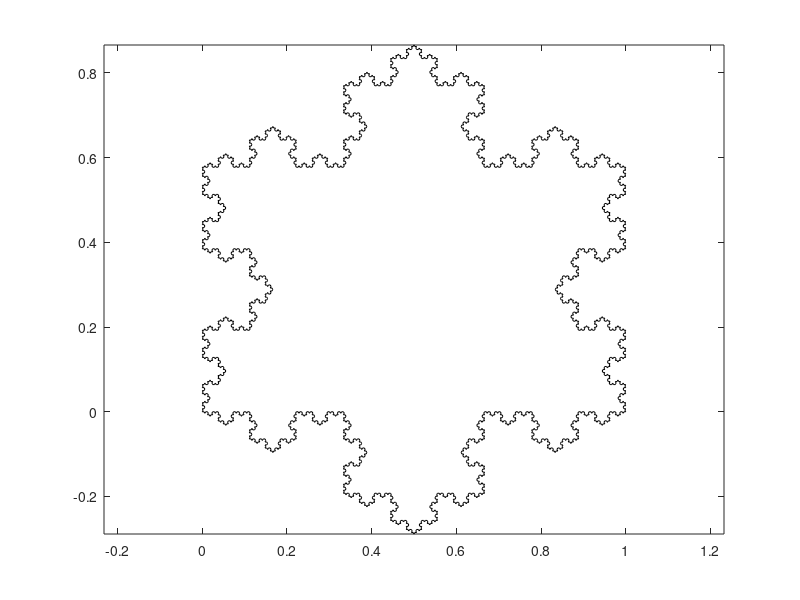

This chart was generated by the following MATLAB code:
xn=[1 (1+sqrt(3)*1i)/2 0 1];
n=5;
for n=1:n
    xp=xn;
    l=length(xn)-1;
    for k=0:l-1
        dx=(xp(k+2)-xp(k+1))/3;
        xn(4*k+1)=xp(k+1);
        xn(4*k+2)=xp(k+1)+dx;
        xn(4*k+3)=xn(4*k+2)+dx*(1/2-sqrt(3)*1i/2);
        xn(4*k+4)=xp(k+1)+2*dx;
    end
    xn(4*l+1)=xp(l+1);
end
plot(xn,'k-');
hold on;
axis equal;